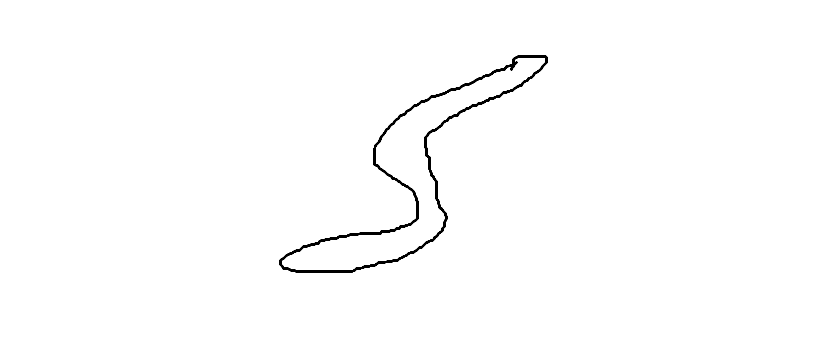
#> input picture backend/test/query1.png, 827 x 361 px
$ python -i query_matcher.py   (imports and definitions only)
#> lines starting #> are read from the running program, lines starting #| are printed output that depends on the picture; after the words box and inside, x2 and y2 are one past the last pixel; in counts of white or black regions, pixels touching at a corner belong together
"""
query_matcher.py
────────────────
Usage:
    python query_matcher.py <image_path>

Examples:
    python query_matcher.py my_photo.jpg       # real photo  → GrabCut pipeline
    python query_matcher.py my_sketch.png      # hand-drawn  → threshold pipeline

What it does:
    1. Auto-detects whether the query is a sketch or a real photo
    2. Extracts the silhouette contour using the same pipeline as shape_indexer.py
    3. Compares against shape_database.json in two stages:
         Stage 1 — Fourier L2      : runs on ALL records, eliminates obvious mismatches
         Stage 2 — Hausdorff dist  : runs on top 50 from stage 1, gives accurate ranking
    4. Displays results in order — best shape match first

Requires:
    pip install opencv-python numpy matplotlib scipy
"""

import cv2
import numpy as np
import matplotlib.pyplot as plt
import json
import sys
import os
from scipy.spatial.distance import directed_hausdorff

# ── Must match shape_indexer.py exactly ───────────────────────────────────────
IMG_SIZE      = (500, 500)
N_CONTOUR_PTS = 128
N_FOURIER     = 32
DB_PATH       = "image_database/shape_database.json"
query_path = "query1.png"

# ── Matching config ───────────────────────────────────────────────────────────
SHORTLIST_N = 50   # how many candidates survive the Fourier pass
RESULTS_N   = 10   # how many final results to show


# ══════════════════════════════════════════════════════════════════════════════
#  DATABASE
# ══════════════════════════════════════════════════════════════════════════════

# [11 lines left out: function load_database, not called in this run]


# ══════════════════════════════════════════════════════════════════════════════
#  SHARED UTILITIES  (identical to shape_indexer.py)
# ══════════════════════════════════════════════════════════════════════════════

def resample_contour(pts, n=N_CONTOUR_PTS):
    """Resample an (M,2) contour to exactly n evenly-spaced points by arc length."""
    diffs  = np.diff(pts, axis=0)
    dists  = np.hypot(diffs[:, 0], diffs[:, 1])
    cumlen = np.concatenate([[0], np.cumsum(dists)])
    total  = cumlen[-1]
    if total == 0:
        return pts
    targets = np.linspace(0, total, n, endpoint=False)
    rx = np.interp(targets, cumlen, pts[:, 0])
    ry = np.interp(targets, cumlen, pts[:, 1])
    return np.stack([rx, ry], axis=1)


def normalize_contour(pts_pixel):
    """
    Translate to origin, then scale to [0, 1].
    Returns (pts_norm, min_xy, span) so we can reverse it for visualization.
    """
    pts   = pts_pixel.copy().astype(float)
    min_xy = pts.min(axis=0)
    pts   -= min_xy
    span   = pts.max()
    if span == 0:
        return None, None, None
    pts /= span
    return pts, min_xy, span


def compute_fourier_descriptor(pts_norm, n_components=N_FOURIER):
    """
    Translation / rotation / scale invariant Fourier descriptor.
    Treat (x, y) as complex numbers, FFT, drop DC, take magnitudes, normalise.
    """
    z    = pts_norm[:, 0] + 1j * pts_norm[:, 1]
    Z    = np.fft.fft(z)
    desc = np.abs(Z[1 : n_components + 1])
    if desc[0] != 0:
        desc = desc / desc[0]
    return desc


def find_main_contour(mask, min_area_frac=0.02):
    contours, _ = cv2.findContours(mask, cv2.RETR_EXTERNAL, cv2.CHAIN_APPROX_NONE)
    if not contours:
        return None
    c = max(contours, key=cv2.contourArea)
    if cv2.contourArea(c) < mask.shape[0] * mask.shape[1] * min_area_frac:
        return None
    return c


# ══════════════════════════════════════════════════════════════════════════════
#  QUERY PROCESSING  (auto-detects sketch vs photo)
# ══════════════════════════════════════════════════════════════════════════════

def is_sketch(img):
    """
    A sketch is mostly white/light background with dark strokes.
    If >60 % of pixels are brighter than 200, call it a sketch.
    """
    gray = cv2.cvtColor(img, cv2.COLOR_BGR2GRAY)
    return float(np.mean(gray > 200)) > 0.60


def build_mask_from_sketch(resized):
    """
    Sketch pipeline:
      invert → threshold → dilate (connect broken strokes) → fill interior
    No GrabCut needed — the background is already white.
    """
    gray = cv2.cvtColor(resized, cv2.COLOR_BGR2GRAY)

    # Invert so drawn strokes become white (foreground)
    inv = cv2.bitwise_not(gray)

    # Threshold: anything that isn't background becomes white
    _, thresh = cv2.threshold(inv, 25, 255, cv2.THRESH_BINARY)

    # Dilate to bridge small gaps in freehand strokes
    k       = cv2.getStructuringElement(cv2.MORPH_ELLIPSE, (9, 9))
    dilated = cv2.dilate(thresh, k, iterations=2)

    # Fill the interior of the shape so we get a solid silhouette
    contours, _ = cv2.findContours(dilated, cv2.RETR_EXTERNAL, cv2.CHAIN_APPROX_SIMPLE)
    filled      = np.zeros_like(dilated)
    cv2.drawContours(filled, contours, -1, 255, cv2.FILLED)

    # Final smooth
    filled = cv2.morphologyEx(filled, cv2.MORPH_CLOSE, k)
    return filled


# [21 lines left out: function build_mask_from_photo, not called in this run]


def process_query_image(image_path):
    """
    Full query processing pipeline.

    Returns a dict:
        pts_pixel   — (128, 2) contour in pixel coords  →  for drawing overlays
        pts_norm    — (128, 2) contour in [0, 1]        →  for matching
        fourier     — (32,)   descriptor vector
        fg_mask     — binary mask (for visualization)
        resized     — 500×500 BGR image
        image_type  — "sketch" or "photo"
    Returns None on failure.
    """
#> called with image_path = '../test/query1.png'
    img = cv2.imread(image_path)
#> img is the input picture: shape (361, 827, 3); min 0, max 255, mean 252.9
    if img is None:
        raise FileNotFoundError(f"Cannot read image: '{image_path}'")

    resized    = cv2.resize(img, IMG_SIZE)
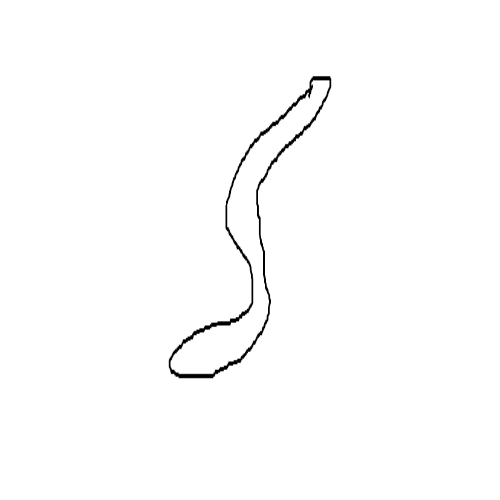
#> resized: shape (500, 500, 3); min 0, max 255, mean 252.9
    image_type = "sketch" if is_sketch(resized) else "photo"
#> image_type = 'sketch'
    print(f"  Detected type  : {image_type}")
#|   Detected type  : sketch

    fg_mask = (build_mask_from_sketch(resized)
               if image_type == "sketch"
               else build_mask_from_photo(resized))
#> in build_mask_from_sketch, `inv = cv2.bitwise_not(gray)`:
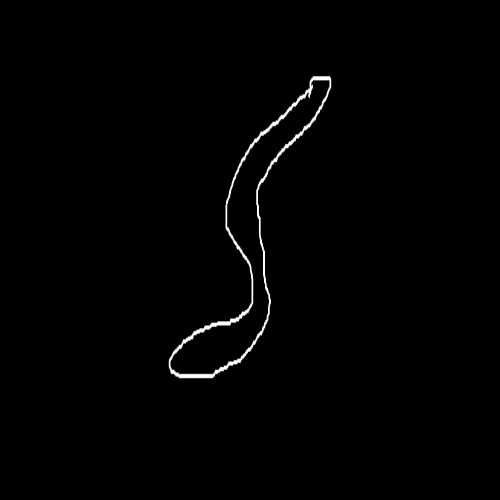
#> inv: shape (500, 500); min 0, max 255, mean 2.1
#> in build_mask_from_sketch, `_, thresh = cv2.threshold(inv, 25, 255, cv2.THRESH_BINARY)`:
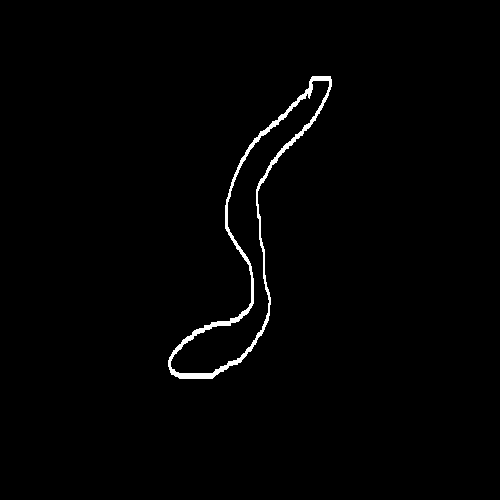
#> thresh: shape (500, 500); 1.2% white; 1 white region, box (x1, y1, x2, y2) and area: (168, 76, 332, 379) 2914
#> in build_mask_from_sketch, `dilated = cv2.dilate(thresh, k, iterations=2)`:
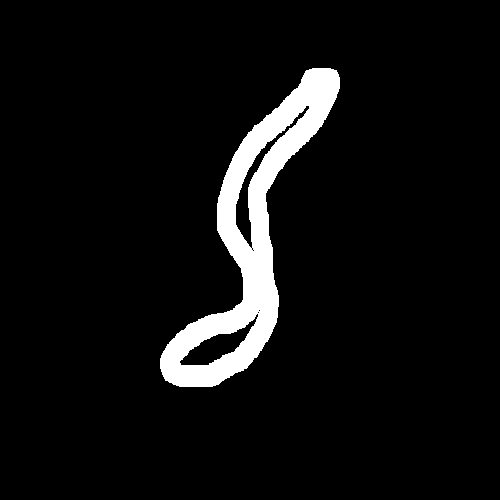
#> dilated: shape (500, 500); 6.2% white; 1 white region
#> in build_mask_from_sketch, `contours, _ = cv2.findContours(dilated, cv2.RETR_EXTERNAL, cv2.CHAIN_A..`: contours = 1 contour; box (x1, y1, x2, y2) and area: (160, 68, 340, 387) 17628
#> in build_mask_from_sketch, `cv2.drawContours(filled, contours, -1, 255, cv2.FILLED)`:
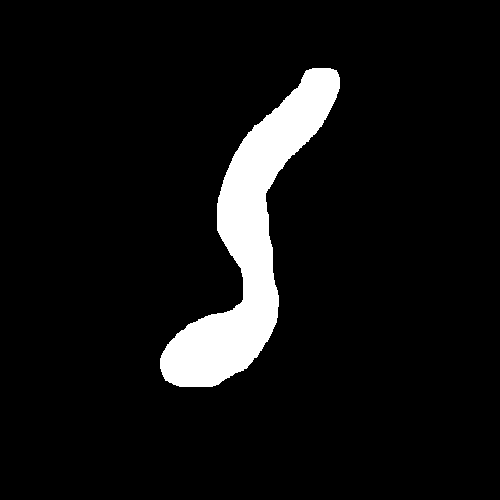
#> filled: shape (500, 500); 7.2% white; 1 white region, box (x1, y1, x2, y2) and area: (160, 68, 340, 387) 18026
#> in build_mask_from_sketch, `filled = cv2.morphologyEx(filled, cv2.MORPH_CLOSE, k)`: filled: shape (500, 500); 7.2% white; 1 white region

    raw_cnt = find_main_contour(fg_mask)
#> in find_main_contour, `contours, _ = cv2.findContours(mask, cv2.RETR_EXTERNAL, cv2.CHAIN_APPR..`: contours = 1 contour; box (x1, y1, x2, y2) and area: (160, 68, 340, 387) 17632
#> in find_main_contour, `c = max(contours, key=cv2.contourArea)`: c = contour of 793 points, box (x1, y1, x2, y2) (160, 68, 340, 387), area 17632
#> raw_cnt has the same summary as c in find_main_contour
    if raw_cnt is None:
        print("  ERROR: Could not find a usable contour in the query image.")
        print("  Tip: make sure the subject fills at least ~10% of the image.")
        return None

    # Simplify with Douglas-Peucker
    eps        = 0.002 * cv2.arcLength(raw_cnt, True)
#> eps = 1.82
    simplified = cv2.approxPolyDP(raw_cnt, eps, True)
#> simplified = contour of 32 points, box (x1, y1, x2, y2) (160, 68, 340, 387), area 17494

    # ── Keep pixel coords separate from normalized coords ──────────────────────
    #    (same pattern as shape_indexer.py to guarantee correct overlay alignment)
    pts_pixel = simplified.reshape(-1, 2).astype(float)
#> pts_pixel = 32 pairs, first value 160 to 339, second value 68 to 386
    pts_pixel = resample_contour(pts_pixel, N_CONTOUR_PTS)
#> in resample_contour, `diffs  = np.diff(pts, axis=0)`: diffs = 31 pairs, first value -36 to 39, second value -42 to 45
#> in resample_contour, `dists  = np.hypot(diffs[:, 0], diffs[:, 1])`: dists = 31 values, max 49.52 at index 3, min 6.32 at index 0, mean 26.77
#> in resample_contour, `cumlen = np.concatenate([[0], np.cumsum(dists)])`: cumlen = 32 values from 0 to 829.9
#> in resample_contour, `total  = cumlen[-1]`: total = 829.9
#> in resample_contour, `rx = np.interp(targets, cumlen, pts[:, 0])`: rx = 128 values, max 336.2 at index 127, min 160 at index 63, mean 250.3
#> in resample_contour, `ry = np.interp(targets, cumlen, pts[:, 1])`: ry = 128 values, max 385.8 at index 69, min 68.01 at index 1, mean 237.4
#> pts_pixel = 128 pairs, first value 160 to 336.2, second value 68.01 to 385.8

    pts_norm, _, _ = normalize_contour(pts_pixel)
#> in normalize_contour, `pts   = pts_pixel.copy().astype(float)`: pts has the same summary as pts_pixel in process_query_image
#> in normalize_contour, `min_xy = pts.min(axis=0)`: min_xy = [160, 68.01]
#> in normalize_contour, `pts   -= min_xy`: pts = 128 pairs, first value 0 to 176.2, second value 0 to 317.7
#> in normalize_contour, `span   = pts.max()`: span = 317.7
#> in normalize_contour, `pts /= span`: pts = 128 pairs, first value 0 to 0.555, second value 0 to 1
#> pts_norm has the same summary as pts in normalize_contour
    if pts_norm is None:
        return None

    fourier = compute_fourier_descriptor(pts_norm)
#> in compute_fourier_descriptor, `desc = np.abs(Z[1 : n_components + 1])`: desc = 32 values, max 23.38 at index 0, min 0.0337 at index 18, mean 1.05
#> in compute_fourier_descriptor, `desc = desc / desc[0]`: desc = 32 values, max 1 at index 0, min 0.00144 at index 18, mean 0.0449
#> fourier has the same summary as desc in compute_fourier_descriptor

    print(f"  Contour points : {N_CONTOUR_PTS}")
    print(f"  Area fraction  : {cv2.contourArea(raw_cnt) / (IMG_SIZE[0]*IMG_SIZE[1]):.3f}")
#|   Area fraction  : 0.071

    return {
        "pts_pixel":  pts_pixel,
        "pts_norm":   pts_norm,
        "fourier":    fourier,
        "fg_mask":    fg_mask,
        "resized":    resized,
        "image_type": image_type,
    }


# ══════════════════════════════════════════════════════════════════════════════
#  DISTANCE METRICS
# ══════════════════════════════════════════════════════════════════════════════

# [284 lines left out: functions fourier_distance, hausdorff_distance, match_against_database, draw_contour_overlay, score_to_stars, visualize_matches and 2 more, not called in this run]


# [2 lines not run here, left out]

>>> result = process_query_image('../test/query1.png')
#> result = 6 items
